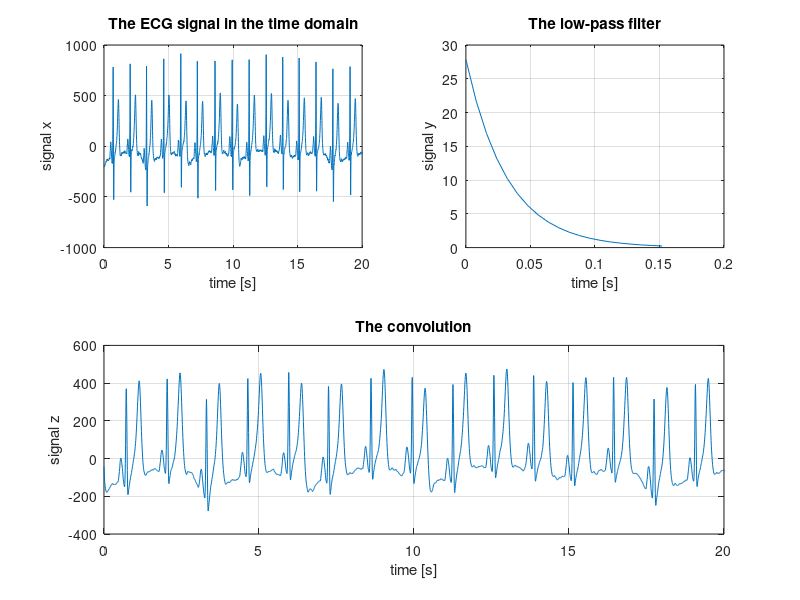

Here is the MATLAB script that generated this plot: (Note: this script raises an error after producing the figure.)
clear all
close all
clc


%% Lab 1 BLOCK CONVOLUTION


%% 1. signal and filter

% load ECG data
load('data_ecg')
T = 1/125; % sampling period
testmean = mean(ecg)
x = ecg-mean(ecg); % ECG signal
teststuff = (0:length(x)-1);
tx = T*(0:length(x)-1); % time instants associated to x
Nx = length(x);

% plot the ECG signal in the time domain
figure(1)
subplot(2,2,1)
plot(tx,x) % plot the signal
grid % activate the grid
xlim([0,20]) % zoom on a signal portion
xlabel('time [s]'); ylabel('signal x');
title('The ECG signal in the time domain')

% filter
ty = (0:19)*T; 
y = exp(-0.25*ty/T); 
y = y/sum(y)/T; % exponential signal
Ny = length(y);
subplot(2,2,2)
plot(ty,y) % plot the signal
grid % activate the grid
xlabel('time [s]'); ylabel('signal y');
title('The low-pass filter')


%% 2. convolution 

% in the time domain
z = T*conv(x,y); % discrete convolution
tz = tx(1)+ty(1):T:tx(end)+ty(end); % property of convolution
subplot(2,1,2)
plot(tz,z) % plot the signal
grid % activate the grid
xlim([0,20]) % zoom on a signal portion
xlabel('time [s]'); ylabel('signal z');
title('The convolution')

% in the frequency domain
x1 = [x, zeros(1,Ny-1)]; % add zeros
y1 = [y, zeros(1,Nx-1)]; % add zeros
z1 = cyclic_conv(x1,y1,T); % cyclic convolution via fft 
                           % (see the function definition below)
hold on
plot(tz,z1,'r-.') % plot the signal
hold off
legend('via conv','via fft')
disp(['difference of conv versus fft = ' num2str(norm(z-z1))])


%% 3. block convolution - overlap and add

M = 10*Ny; % block length; it provides 20 blocks since Nx = 20*M

N = M+Ny-1; % block constant
z2 = zeros(1,Nx+Ny-1); % prepare an all-zero vector for the output

for i = 1:Nx/M % cycle per each block
    b1 = [x((1:M)+(i-1)*M), zeros(1,Ny-1)]; % build block and add zeros
    y1 = [y, zeros(1,M-1)]; % add zeros to y
    c1 = cyclic_conv(b1,y1,T); % cyclic convolution via fft 
                               % (see the function definition below)
    pos = (i-1)*M+(1:N); % positions of the output vector to update
    z2(pos) = z2(pos) + c1; % add in the correct place
end

disp(['difference of conv versus overlap-and-add = ' num2str(norm(z-z2))])


%% 4. block convolution - overlap and save

x2 = [zeros(1,Ny-1), x, zeros(1,N)]; % add zeros before and after
z3 = []; % prepare an empty vector for the output

for i = 1:length(x2)/M % cycle per each block
    b1 = x2((1:N)+(i-1)*M); % build block, do not add zeros
    y1 = [y, zeros(1,M-1)]; % add zeros to y
    c1 = cyclic_conv(b1,y1,T); % cyclic convolution via fft 
                               % (see the function definition below)
    z3 = [z3, c1(Ny:end)]; % append the new output, keep only part of the samples
end

z3 = z3(1:Nx+Ny-1); % restrict the vector to the active samples
disp(['difference of conv versus overlap-and-save = ' num2str(norm(z-z3))])


%%  cylic convolution function via fft: x and y must have the same length

function z = cyclic_conv(x,y,T)
    X = T*fft(x);
    Y = T*fft(y);
    Z = X.*Y;
    z = ifft(Z)/T;
end


